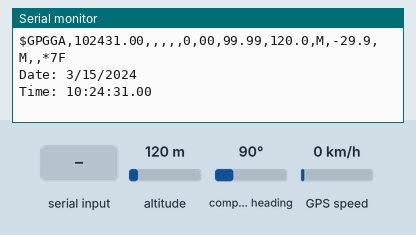
The sketch below on a simulated ESP32. On the bench: the last lines printed to the serial monitor. Inputs (shaded band) come from the test bench; at power-on: altitude 120 m, GPS speed 0 km/h, compass heading 90°. The GPS gets a fix after 3 s at 37.7749, -122.4194 with 8 satellites.

Above: at 1.2 s.
1.3 s: altitude set to 20 m
At 2.6 s:
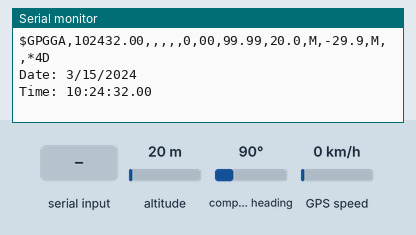
4.5 s: "1" received over the second serial link
At 4.9 s:
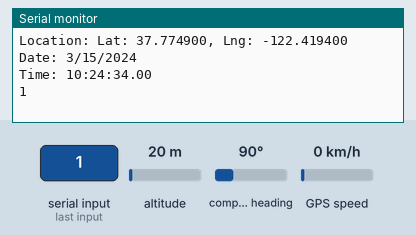
6.5 s: GPS speed set to 2 km/h
At 7.5 s:
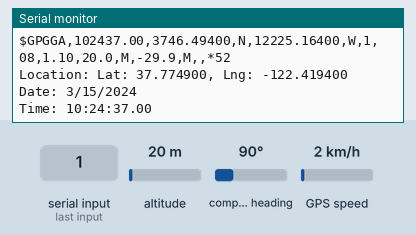
9.5 s: compass heading set to 7°
At 10.8 s:
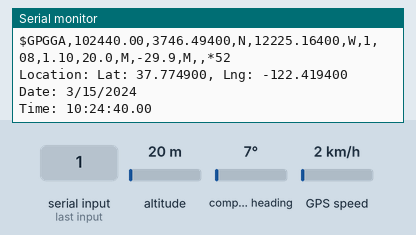
11.0 s: altitude set to 250 m
At 11.8 s:
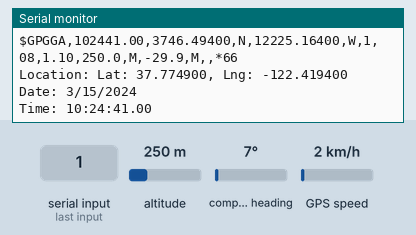
15.1 s: altitude set to 750 m
At 15.8 s:
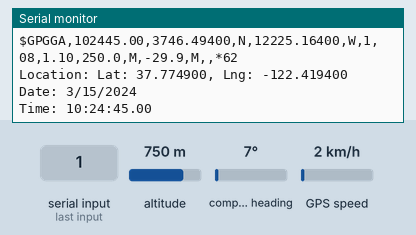

Measured:
- after the input at 1.3 s, the serial monitor: prints a new line after 0.71 s (image 1)
- after the input at 4.5 s, the serial monitor: prints a new line at once (image 2)
- after the input at 6.5 s, the serial monitor: prints a new line after 0.50 s (image 3)
- after the input at 9.5 s, the serial monitor: prints a new line after 0.50 s (image 4)
- after the input at 11.0 s, the serial monitor: prints a new line at once (image 5)

The sketch:

gps_esp_32.ino
```cpp
#include <HardwareSerial.h>
#include <TinyGPSPlus.h>

// Define pins for hardware serial
#define GPS_RX 14  // Connect to TX of GPS Module
#define GPS_TX 12  // Connect to RX of GPS Module

// Initialize the hardware serial port for GPS module
HardwareSerial serialGPS(1); // Use UART1

// The TinyGPSPlus object
TinyGPSPlus gps;

void setup() {
  // Start the hardware serial for debugging
  Serial.begin(9600);

  // Configure the hardware serial port for GPS module
  serialGPS.begin(9600, SERIAL_8N1, GPS_RX, GPS_TX);

  Serial.println("GPS Module Test");
}

void loop() {
  // Read data from GPS module and encode it
  while (serialGPS.available() > 0) {
    char c = serialGPS.read();
    Serial.write(c);  // Print raw data for debugging
    gps.encode(c);
  }

  // Display GPS data if available
  displayInfo();

  // Check if no GPS data is detected
  if (millis() > 5000 && gps.charsProcessed() < 10) {
    Serial.println(F("No GPS detected: check wiring."));
    while (true);
  }
}

void displayInfo() {
  // Only print GPS data if new data is available
  if (gps.location.isUpdated()) {
    Serial.print(F("Location: "));
    if (gps.location.isValid()) {
      Serial.print("Lat: ");
      Serial.print(gps.location.lat(), 6);
      Serial.print(F(", Lng: "));
      Serial.print(gps.location.lng(), 6);
      Serial.println();
    } else {
      Serial.println(F("INVALID"));
    }
  }

  if (gps.date.isUpdated()) {
    Serial.print(F("Date: "));
    Serial.print(gps.date.month());
    Serial.print(F("/"));
    Serial.print(gps.date.day());
    Serial.print(F("/"));
    Serial.print(gps.date.year());
    Serial.println();
  }

  if (gps.time.isUpdated()) {
    Serial.print(F("Time: "));
    if (gps.time.hour() < 10) Serial.print(F("0"));
    Serial.print(gps.time.hour());
    Serial.print(F(":"));
    if (gps.time.minute() < 10) Serial.print(F("0"));
    Serial.print(gps.time.minute());
    Serial.print(F(":"));
    if (gps.time.second() < 10) Serial.print(F("0"));
    Serial.print(gps.time.second());
    Serial.print(F("."));
    if (gps.time.centisecond() < 10) Serial.print(F("0"));
    Serial.print(gps.time.centisecond());
    Serial.println();
  }
}
```
